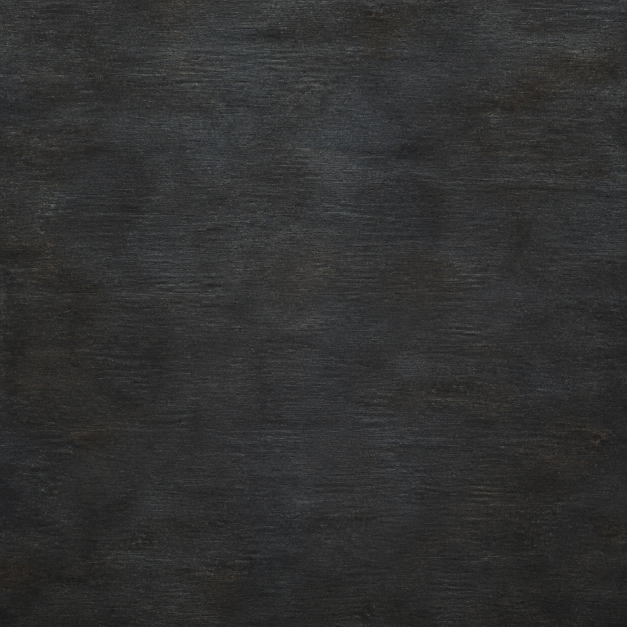
#> input picture tools/assets/source/production_gui/production_surface_source.png, 1254 x 1254 px (shown at 1/2 size); the run also reads 5 pictures not shown here
$ python build_adiscord_production_ui_assets.py
#> lines starting #> are read from the running program, lines starting #| are printed output that depends on the picture
### tools/lib/paths.py
"""Stable repository-path helpers for package modules and root-level facades.

``repository_root`` derives the root from this file's location, so it is
identical when imported as ``tools.lib.paths`` or as ``lib.paths`` by a tool
run directly from the legacy ``tools/`` directory.
"""

from __future__ import annotations

import re
from pathlib import Path


def repository_root() -> Path:
    """Return the A-Discord repository root containing the ``tools`` directory."""
    return Path(__file__).resolve().parents[2]


# [27 lines left out: function source_section, not called in this run]

### tools/builders/build_adiscord_production_ui_assets.py
#!/usr/bin/env python3
"""Build the original A-Discord production-window surface set.

The checked-in source is original project art.  This builder crops that
material and draws the fixed Clausewitz panels, nine-slice borders, factory
slots, and naval row variants deterministically.  Check mode is the default;
use ``--apply`` only after inspecting the planned output.
"""

from __future__ import annotations

import argparse
from io import BytesIO
from pathlib import Path

from PIL import Image, ImageChops, ImageDraw, ImageEnhance, ImageFilter, ImageOps

from tools.lib.paths import repository_root


ROOT = repository_root()
SOURCE = ROOT / "tools/assets/source/production_gui/production_surface_source.png"
SOURCE_DIR = ROOT / "tools/assets/source/production_gui"
FACTORY_GLYPH_SOURCE = SOURCE_DIR / "factory_glyph_source.png"
BUTTON_GLYPH_SOURCES = {
    "infantry_artillery": SOURCE_DIR / "infantry_artillery_glyph_source.png",
    "armour": SOURCE_DIR / "armour_glyph_source.png",
    "aircraft": SOURCE_DIR / "aircraft_glyph_source.png",
    "naval": SOURCE_DIR / "naval_glyph_source.png",
    "repair": SOURCE_DIR / "repair_glyph_source.png",
}
OUTPUT_DIR = ROOT / "gfx/interface/production/ui"

WINDOW_TILE = OUTPUT_DIR / "ADISCORD_production_window_tile.dds"
LINES_TILE = OUTPUT_DIR / "ADISCORD_production_lines_tile.dds"
LINES_OVERLAY = OUTPUT_DIR / "ADISCORD_production_lines_overlay.dds"
TOP_PANEL = OUTPUT_DIR / "ADISCORD_production_top_panel.dds"
MILITARY_ITEM = OUTPUT_DIR / "ADISCORD_production_military_item.dds"
COLLAPSED_ITEM = OUTPUT_DIR / "ADISCORD_production_collapsed_item.dds"
NAVAL_ITEM_STRIP = OUTPUT_DIR / "ADISCORD_production_naval_item_strip.dds"
CONSUMER_ITEM = OUTPUT_DIR / "ADISCORD_production_consumer_item.dds"
EQUIPMENT_CARD = OUTPUT_DIR / "ADISCORD_production_equipment_card.dds"
FACTORY_ICON_STRIP = OUTPUT_DIR / "ADISCORD_production_factory_icon_strip.dds"
FACTORY_HALF_STRIP = OUTPUT_DIR / "ADISCORD_production_factory_half_strip.dds"
FACTORY_SLOT_BG = OUTPUT_DIR / "ADISCORD_production_factory_slot_bg.dds"
ADD_INFANTRY_BUTTON = OUTPUT_DIR / "ADISCORD_production_add_infantry_button.dds"
ADD_ARMOUR_BUTTON = OUTPUT_DIR / "ADISCORD_production_add_armour_button.dds"
ADD_AIRCRAFT_BUTTON = OUTPUT_DIR / "ADISCORD_production_add_aircraft_button.dds"
ADD_NAVAL_BUTTON = OUTPUT_DIR / "ADISCORD_production_add_naval_button.dds"
NAVAL_REPAIR_BUTTON = OUTPUT_DIR / "ADISCORD_production_naval_repair_button.dds"

INK = (3, 5, 6, 255)
DEEP = (8, 11, 12, 255)
RECESS = (11, 15, 16, 255)
EDGE = (50, 58, 60, 255)
EDGE_LIGHT = (92, 101, 99, 255)
BRASS = (114, 88, 45, 255)
BRASS_LIGHT = (158, 124, 62, 255)
OXIDE = (55, 70, 67, 255)
OLIVE = (48, 61, 39, 255)
NAVAL = (42, 61, 70, 255)


def _source_image() -> Image.Image:
    if not SOURCE.is_file():
        raise RuntimeError(
            f"missing production surface source: {SOURCE.relative_to(ROOT)}"
        )
    with Image.open(SOURCE) as source_image:
        source = source_image.convert("RGBA")
    if source.width < 1024 or source.height < 1024:
        raise RuntimeError(
            f"production source must be at least 1024x1024, got {source.size}"
        )
    return source


def _glyph_source(path: Path, max_size: tuple[int, int]) -> Image.Image:
    if not path.is_file():
        raise RuntimeError(f"missing production glyph source: {path.relative_to(ROOT)}")
    with Image.open(path) as source_image:
        source = source_image.convert("RGBA")
    alpha = source.getchannel("A")
    bbox = alpha.getbbox()
    if bbox is None:
        raise RuntimeError(
            f"production glyph source is fully transparent: {path.relative_to(ROOT)}"
        )
    if any(
        alpha.getpixel(point) != 0
        for point in (
            (0, 0),
            (source.width - 1, 0),
            (0, source.height - 1),
            (source.width - 1, source.height - 1),
        )
    ):
        raise RuntimeError(
            f"production glyph source corners must be transparent: {path.relative_to(ROOT)}"
        )
    glyph = source.crop(bbox)
    glyph.thumbnail(max_size, Image.Resampling.LANCZOS)
    return glyph


def _surface(
    size: tuple[int, int],
    centering: tuple[float, float],
    brightness: float,
    contrast: float = 0.90,
) -> Image.Image:
    source = ImageOps.fit(
        _source_image(),
        size,
        method=Image.Resampling.LANCZOS,
        centering=centering,
    )
    source = ImageEnhance.Contrast(source).enhance(contrast)
    source = ImageEnhance.Color(source).enhance(0.58)
    source = ImageEnhance.Brightness(source).enhance(brightness)
    source.putalpha(255)
    return source


def _tinted_surface(
    size: tuple[int, int],
    centering: tuple[float, float],
    brightness: float,
    shadow: tuple[int, int, int],
    highlight: tuple[int, int, int],
) -> Image.Image:
    base = _surface(size, centering, brightness)
    luminance = ImageOps.grayscale(base.convert("RGB"))
    tint = ImageOps.colorize(luminance, black=shadow, white=highlight).convert("RGBA")
    tint.putalpha(255)
    return Image.blend(base, tint, 0.68)


def _rivet(draw: ImageDraw.ImageDraw, x: int, y: int) -> None:
    draw.ellipse((x - 3, y - 3, x + 3, y + 3), fill=INK, outline=EDGE, width=1)
    draw.point((x - 1, y - 1), fill=EDGE_LIGHT)
    draw.point((x + 1, y + 1), fill=(9, 11, 11, 255))


def _outer_frame(
    image: Image.Image, box: tuple[int, int, int, int], width: int = 4
) -> None:
    draw = ImageDraw.Draw(image, "RGBA")
    left, top, right, bottom = box
    draw.rectangle(box, outline=INK, width=width)
    draw.rectangle(
        (left + width, top + width, right - width, bottom - width),
        outline=EDGE,
        width=1,
    )
    draw.line(
        (left + 7, top + 6, right - 7, top + 6), fill=(116, 125, 120, 85), width=1
    )
    draw.line(
        (left + 7, bottom - 6, right - 7, bottom - 6), fill=(99, 72, 35, 145), width=1
    )


def _recess(
    image: Image.Image,
    box: tuple[int, int, int, int],
    tint: tuple[int, int, int, int] = RECESS,
) -> None:
    draw = ImageDraw.Draw(image, "RGBA")
    left, top, right, bottom = box
    draw.rectangle(box, fill=tint, outline=INK, width=2)
    draw.line((left + 2, top + 2, right - 2, top + 2), fill=(0, 0, 0, 185), width=1)
    draw.line((left + 2, bottom - 2, right - 2, bottom - 2), fill=EDGE, width=1)


def _window_tile() -> Image.Image:
    output = _surface((192, 192), (0.43, 0.58), 0.82)
#> in _source_image, source_image is the input picture: PIL image 1254x1254 RGB; mean R, G, B 48.5, 48.7, 48.6
    draw = ImageDraw.Draw(output, "RGBA")
    draw.rectangle((0, 0, 191, 191), outline=INK, width=6)
    draw.rectangle((6, 6, 185, 185), outline=EDGE, width=2)
    draw.rectangle((10, 10, 181, 181), outline=(18, 23, 24, 255), width=3)
    draw.line((12, 12, 179, 12), fill=(122, 133, 128, 72), width=1)
    draw.line((12, 179, 179, 179), fill=(117, 81, 37, 115), width=1)
    for point in ((17, 17), (174, 17), (17, 174), (174, 174)):
        _rivet(draw, *point)
    return output


def _lines_tile() -> Image.Image:
    output = _tinted_surface((192, 192), (0.62, 0.47), 0.72, (5, 8, 9), (45, 55, 55))
    draw = ImageDraw.Draw(output, "RGBA")
    draw.rectangle((0, 0, 191, 191), outline=INK, width=6)
    draw.rectangle((6, 6, 185, 185), outline=(66, 75, 74, 255), width=2)
    draw.rectangle((11, 11, 180, 180), outline=(14, 19, 20, 255), width=2)
    draw.line((13, 13, 178, 13), fill=(122, 130, 123, 70), width=1)
    draw.line((13, 178, 178, 178), fill=(105, 76, 38, 125), width=1)
    for point in ((18, 18), (173, 18), (18, 173), (173, 173)):
        _rivet(draw, *point)
    return output


def _lines_overlay() -> Image.Image:
    output = Image.new("RGBA", (549, 600), (0, 0, 0, 0))
    draw = ImageDraw.Draw(output, "RGBA")
    # Restrained structural rails replace the oversized ornamental machinery.
    for x in (6, 542):
        draw.line((x, 18, x, 581), fill=(8, 11, 12, 205), width=5)
        draw.line(
            (x + (-3 if x > 200 else 3), 22, x + (-3 if x > 200 else 3), 577),
            fill=(76, 84, 81, 120),
            width=1,
        )
    draw.line((18, 8, 531, 8), fill=(7, 10, 11, 210), width=5)
    draw.line((18, 591, 531, 591), fill=(7, 10, 11, 225), width=6)
    draw.line((24, 586, 525, 586), fill=(112, 80, 37, 100), width=1)
    for y in (42, 558):
        for x in (16, 533):
            _rivet(draw, x, y)
    # Small stamped gussets anchor the lower corners without filling the empty list.
    for mirror in (False, True):
        xs = (18, 74, 18) if not mirror else (531, 475, 531)
        draw.polygon(
            ((xs[0], 574), (xs[1], 574), (xs[2], 522)),
            fill=(19, 25, 26, 145),
            outline=(61, 70, 69, 135),
        )
        for offset in (12, 24, 36):
            x1 = 20 + offset if not mirror else 529 - offset
            x2 = 20 if not mirror else 529
            draw.line((x1, 570, x2, 532 + offset), fill=(101, 75, 39, 70), width=1)
    return output


def _cell_grid(
    image: Image.Image,
    box: tuple[int, int, int, int],
    columns: int,
    rows: int,
) -> None:
    left, top, right, bottom = box
    _recess(image, box, (6, 8, 9, 246))
    draw = ImageDraw.Draw(image, "RGBA")
    cell_width = (right - left - 4) / columns
    cell_height = (bottom - top - 4) / rows
    for column in range(1, columns):
        x = round(left + 2 + column * cell_width)
        draw.line((x, top + 2, x, bottom - 2), fill=(66, 57, 45, 220), width=1)
    for row in range(1, rows):
        y = round(top + 2 + row * cell_height)
        draw.line((left + 2, y, right - 2, y), fill=(66, 57, 45, 220), width=1)
    for column in range(columns):
        for row in range(rows):
            x = round(left + 5 + column * cell_width)
            y = round(top + 5 + row * cell_height)
            draw.line((x, y, min(right - 3, x + 8), y), fill=(105, 78, 40, 48), width=1)


def _top_panel() -> Image.Image:
    output = _surface((550, 253), (0.54, 0.48), 0.84)
    _outer_frame(output, (0, 0, 549, 252), 5)
    # Resource totals, industrial modifiers, available factories, add-line buttons, filters.
    bands = (
        (8, 7, 541, 39),
        (8, 43, 541, 76),
        (8, 80, 541, 117),
        (8, 121, 541, 173),
        (8, 177, 541, 250),
    )
    for box in bands:
        _recess(output, box, (10, 14, 15, 235))
    draw = ImageDraw.Draw(output, "RGBA")
    for column in range(1, 7):
        x = 8 + round(column * 533 / 7)
        draw.line((x, 9, x, 37), fill=(54, 62, 62, 175), width=1)
    for column in range(1, 6):
        x = 8 + round(column * 533 / 6)
        draw.line((x, 45, x, 74), fill=(54, 62, 62, 160), width=1)
        draw.line((x, 179, x, 248), fill=(45, 52, 52, 145), width=1)
    draw.line((275, 82, 275, 115), fill=BRASS, width=1)
    draw.line((10, 118, 539, 118), fill=(133, 96, 43, 135), width=1)
    draw.line((10, 209, 539, 209), fill=(52, 59, 58, 155), width=1)
    for point in ((11, 11), (538, 11), (11, 247), (538, 247)):
        _rivet(draw, *point)
    return output


def _item_base(
    accent_shadow: tuple[int, int, int],
    accent_highlight: tuple[int, int, int],
    factory_rows: int = 3,
) -> Image.Image:
    output = _surface((511, 108), (0.48, 0.63), 0.82)
    _outer_frame(output, (0, 0, 510, 107), 3)
    draw = ImageDraw.Draw(output, "RGBA")
    draw.rectangle(
        (4, 5, 506, 30), fill=(14, 18, 19, 225), outline=(57, 65, 64, 255), width=1
    )
    draw.line((6, 29, 504, 29), fill=BRASS, width=1)

    equipment = _tinted_surface(
        (284, 72), (0.27, 0.52), 0.88, accent_shadow, accent_highlight
    )
    output.alpha_composite(equipment, (4, 33))
    draw.rectangle((4, 33, 287, 104), outline=INK, width=2)
    draw.rectangle((7, 36, 284, 101), outline=(65, 75, 70, 255), width=1)
    draw.line((8, 37, 283, 37), fill=(147, 153, 132, 60), width=1)

    draw.rectangle((276, 31, 510, 105), fill=(8, 11, 12, 245), outline=INK, width=2)
    _recess(output, (278, 33, 315, 103), (10, 13, 14, 255))
    if factory_rows == 1:
        grid_box = (317, 44, 461, 66)
    elif factory_rows == 2:
        grid_box = (317, 36, 461, 81)
    else:
        grid_box = (317, 33, 461, 101)
    _cell_grid(output, grid_box, 5, factory_rows)
    _cell_grid(output, (462, 31, 510, 103), 1, 3)
    for point in ((7, 8), (503, 8), (7, 100), (503, 100)):
        _rivet(draw, *point)
    return output


def _military_item() -> Image.Image:
    return _item_base((6, 10, 11), (47, 56, 56), 3)


def _consumer_item() -> Image.Image:
    return _item_base((15, 12, 7), (80, 66, 40), 3)


def _collapsed_item() -> Image.Image:
    output = _surface((512, 60), (0.68, 0.43), 0.79)
    _outer_frame(output, (0, 0, 511, 59), 3)
    draw = ImageDraw.Draw(output, "RGBA")
    draw.rectangle(
        (4, 5, 507, 30), fill=(14, 18, 19, 225), outline=(57, 65, 64, 255), width=1
    )
    draw.line((6, 29, 505, 29), fill=BRASS, width=1)
    draw.rectangle(
        (4, 33, 507, 56), fill=(9, 12, 13, 225), outline=(41, 49, 49, 255), width=1
    )
    for point in ((7, 8), (504, 8), (7, 52), (504, 52)):
        _rivet(draw, *point)
    return output


def _naval_item_strip() -> Image.Image:
    output = Image.new("RGBA", (511 * 3, 108), (0, 0, 0, 0))
    for frame, rows in enumerate((1, 2, 3)):
        item = _item_base((6, 11, 15), (49, 70, 79), rows)
        # A slightly colder accent distinguishes dockyard lines from military lines.
        ImageDraw.Draw(item, "RGBA").line(
            (8, 38, 283, 38), fill=(*NAVAL[:3], 155), width=1
        )
        output.alpha_composite(item, (frame * 511, 0))
    return output


def _equipment_card() -> Image.Image:
    output = _tinted_surface((279, 81), (0.31, 0.56), 0.80, (5, 9, 10), (45, 56, 58))
    draw = ImageDraw.Draw(output, "RGBA")
    draw.rectangle((0, 0, 278, 80), outline=INK, width=3)
    draw.rectangle((3, 3, 275, 77), outline=(65, 75, 74, 255), width=1)
    draw.line((5, 5, 273, 5), fill=(133, 143, 137, 70), width=1)
    draw.line((5, 75, 273, 75), fill=(121, 84, 38, 125), width=1)
    # Subtle drafting marks preserve the technical-card identity without green fill.
    draw.line((28, 15, 28, 65), fill=(91, 107, 108, 36), width=1)
    draw.line((18, 53, 250, 53), fill=(91, 107, 108, 30), width=1)
    draw.arc((15, 18, 75, 78), 190, 312, fill=(111, 125, 123, 34), width=1)
    draw.line((48, 53, 75, 30), fill=(111, 125, 123, 28), width=1)
    for point in ((7, 7), (271, 7), (7, 73), (271, 73)):
        _rivet(draw, *point)
    return output


PIXEL_FONT = {
    "0": ("111", "101", "101", "101", "111"),
    "1": ("010", "110", "010", "010", "111"),
    "5": ("111", "100", "111", "001", "111"),
    "x": ("000", "101", "010", "101", "000"),
}


def _draw_pixel_text(
    draw: ImageDraw.ImageDraw,
    text: str,
    position: tuple[int, int],
    fill: tuple[int, int, int, int],
) -> None:
    x, y = position
    cursor = x
    for character in text:
        pattern = PIXEL_FONT[character]
        for row, pixels in enumerate(pattern):
            for column, pixel in enumerate(pixels):
                if pixel == "1":
                    draw.point((cursor + column, y + row), fill=fill)
        cursor += 4


def _factory_frame(index: int, half: bool) -> Image.Image:
    colours = (
        (188, 147, 68, 255),
        (169, 179, 175, 255),
        (150, 67, 56, 255),
        (72, 79, 78, 235),
        (151, 107, 69, 255),
    )
    glyph = _glyph_source(FACTORY_GLYPH_SOURCE, (20, 16))
    frame = Image.new("RGBA", (22, 18), (0, 0, 0, 0))
    x = (frame.width - glyph.width) // 2
    y = frame.height - glyph.height - 1
    alpha = Image.new("L", frame.size, 0)
    alpha.paste(glyph.getchannel("A"), (x, y))
    if half:
        stripes = Image.new("L", frame.size, 0)
        stripe_draw = ImageDraw.Draw(stripes)
        for offset in range(-18, 40, 6):
            stripe_draw.line((offset, 17, offset + 18, -1), fill=190, width=2)
        alpha = ImageChops.multiply(alpha, stripes)
    outline = alpha.filter(ImageFilter.MaxFilter(3))
    frame.paste((3, 5, 5, 225), (0, 0), outline)
    frame.paste(colours[index % 5], (0, 0), alpha)
    draw = ImageDraw.Draw(frame, "RGBA")
    multiplier = index // 5
    if multiplier:
        label = "x5" if multiplier == 1 else "x10"
        start_x = 12 if multiplier == 1 else 8
        _draw_pixel_text(draw, label, (start_x + 1, 2), (2, 3, 3, 240))
        _draw_pixel_text(draw, label, (start_x, 1), (213, 211, 187, 255))
    return frame


def _factory_strip(half: bool) -> Image.Image:
    output = Image.new("RGBA", (22 * 15, 18), (0, 0, 0, 0))
    for index in range(15):
        output.alpha_composite(_factory_frame(index, half), (index * 22, 0))
    return output


def _factory_slot_bg() -> Image.Image:
    # The line texture now owns the exact 29x23 slot geometry.  Keep only a
    # near-transparent click target here so the old per-slot plate cannot fight it.
    return Image.new("RGBA", (28, 22), (0, 0, 0, 2))


def _button_surface(state: int) -> Image.Image:
    brightness = (0.80, 1.00, 0.61)[state]
    output = _surface((81, 41), (0.34 + state * 0.18, 0.48), brightness)
    if state == 2:
        output = ImageOps.grayscale(output.convert("RGB")).convert("RGBA")
        output.putalpha(255)
    draw = ImageDraw.Draw(output, "RGBA")
    draw.rounded_rectangle((0, 0, 80, 40), radius=2, outline=INK, width=3)
    edge = BRASS_LIGHT if state == 1 else EDGE
    draw.rounded_rectangle((3, 3, 77, 37), radius=1, outline=edge, width=1)
    draw.line((6, 5, 74, 5), fill=(143, 152, 144, 82), width=1)
    draw.line((6, 35, 74, 35), fill=(126, 88, 40, 135), width=1)
    for point in ((6, 6), (74, 6), (6, 34), (74, 34)):
        draw.ellipse(
            (point[0] - 2, point[1] - 2, point[0] + 2, point[1] + 2),
            fill=INK,
            outline=EDGE,
            width=1,
        )
    return output


def _state_glyph(glyph: Image.Image, state: int) -> Image.Image:
    if state == 0:
        return ImageEnhance.Brightness(glyph).enhance(0.88)
    if state == 1:
        return ImageEnhance.Brightness(glyph).enhance(1.15)
    alpha = glyph.getchannel("A").point(lambda value: round(value * 0.52))
    disabled = ImageOps.grayscale(glyph.convert("RGB")).convert("RGBA")
    disabled = ImageEnhance.Brightness(disabled).enhance(0.68)
    disabled.putalpha(alpha)
    return disabled


def _button_frame(key: str, state: int) -> Image.Image:
    frame = _button_surface(state)
    draw = ImageDraw.Draw(frame, "RGBA")
    if key == "repair":
        anchor = _state_glyph(
            _glyph_source(BUTTON_GLYPH_SOURCES["naval"], (28, 29)), state
        )
        wrench = _state_glyph(
            _glyph_source(BUTTON_GLYPH_SOURCES["repair"], (29, 27)), state
        )
        frame.alpha_composite(anchor, (7, (41 - anchor.height) // 2))
        frame.alpha_composite(wrench, (43, (41 - wrench.height) // 2))
    else:
        glyph = _state_glyph(_glyph_source(BUTTON_GLYPH_SOURCES[key], (50, 29)), state)
        frame.alpha_composite(
            glyph, (5 + (50 - glyph.width) // 2, (41 - glyph.height) // 2)
        )
        plus = (193, 151, 67, 255) if state != 2 else (100, 103, 99, 220)
        draw.line((67, 11, 67, 29), fill=(3, 4, 4, 255), width=5)
        draw.line((58, 20, 76, 20), fill=(3, 4, 4, 255), width=5)
        draw.line((67, 11, 67, 29), fill=plus, width=3)
        draw.line((58, 20, 76, 20), fill=plus, width=3)
    if state == 2:
        draw.ellipse((57, 10, 76, 29), outline=(126, 48, 44, 235), width=2)
        draw.line((59, 28, 74, 12), fill=(126, 48, 44, 245), width=2)
    return frame


def _button_strip(key: str) -> Image.Image:
    output = Image.new("RGBA", (81 * 3, 41), (0, 0, 0, 0))
    for state in range(3):
        output.alpha_composite(_button_frame(key, state), (state * 81, 0))
    return output


def _dds_bytes(image: Image.Image) -> bytes:
    stream = BytesIO()
    image.save(stream, format="DDS")
    return stream.getvalue()


def expected_outputs() -> dict[Path, bytes]:
    return {
        WINDOW_TILE: _dds_bytes(_window_tile()),
        LINES_TILE: _dds_bytes(_lines_tile()),
        LINES_OVERLAY: _dds_bytes(_lines_overlay()),
        TOP_PANEL: _dds_bytes(_top_panel()),
        MILITARY_ITEM: _dds_bytes(_military_item()),
        COLLAPSED_ITEM: _dds_bytes(_collapsed_item()),
        NAVAL_ITEM_STRIP: _dds_bytes(_naval_item_strip()),
        CONSUMER_ITEM: _dds_bytes(_consumer_item()),
        EQUIPMENT_CARD: _dds_bytes(_equipment_card()),
        FACTORY_ICON_STRIP: _dds_bytes(_factory_strip(False)),
        FACTORY_HALF_STRIP: _dds_bytes(_factory_strip(True)),
        FACTORY_SLOT_BG: _dds_bytes(_factory_slot_bg()),
        ADD_INFANTRY_BUTTON: _dds_bytes(_button_strip("infantry_artillery")),
        ADD_ARMOUR_BUTTON: _dds_bytes(_button_strip("armour")),
        ADD_AIRCRAFT_BUTTON: _dds_bytes(_button_strip("aircraft")),
        ADD_NAVAL_BUTTON: _dds_bytes(_button_strip("naval")),
        NAVAL_REPAIR_BUTTON: _dds_bytes(_button_strip("repair")),
    }
#> in _dds_bytes (call 2), `image.save(stream, format="DDS")`:
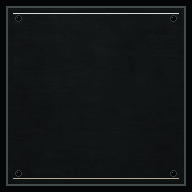
#> image: PIL image 192x192 RGBA; mean R, G, B, A 18.3, 21.2, 21.5, 253.6; transparent parts drawn white
#> in _dds_bytes (call 3), `image.save(stream, format="DDS")`:
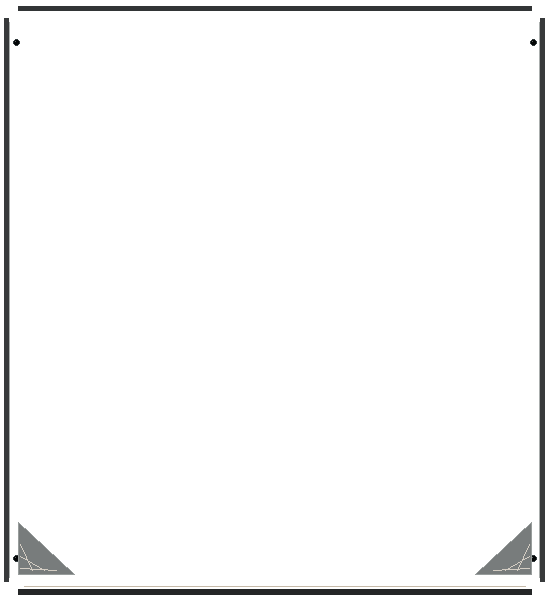
#> image: PIL image 549x600 RGBA; mean R, G, B, A 1, 1.1, 1, 9.2; transparent parts drawn white
#> call 3 of _surface, with size = (550, 253), centering = (0.54, 0.48), brightness = 0.84, contrast = 0.9
#> in _surface (call 3), `source = ImageOps.fit( _source_image(), size, method=Image.Resampling...`:
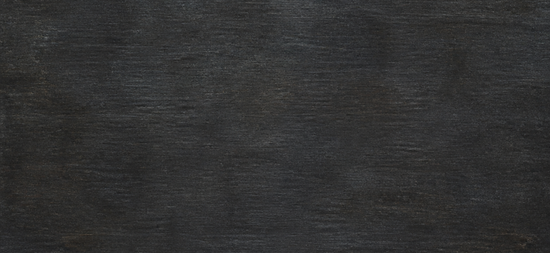
#> source: PIL image 550x253 RGBA; mean R, G, B, A 49.3, 49.4, 49.4, 255
#> after the loop in _top_panel, `for box in bands:`:
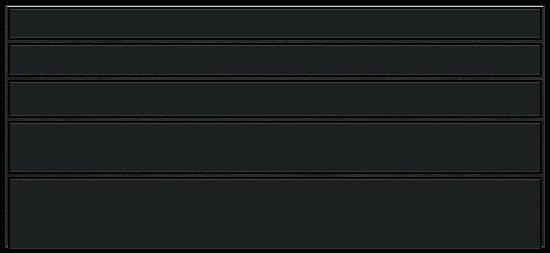
#> output: PIL image 550x253 RGBA; mean R, G, B, A 12, 15.6, 16.5, 237.6; transparent parts drawn white
#> call 2 of _tinted_surface, with size = (284, 72), centering = (0.27, 0.52), brightness = 0.88, shadow = (6, 10, 11), highlight = (47, 56, 56)
#> in _surface (call 5), `source = ImageOps.fit( _source_image(), size, method=Image.Resampling...`:
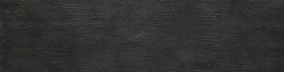
#> source: PIL image 284x72 RGBA; mean R, G, B, A 49.3, 49.2, 49.1, 255
#> in _tinted_surface (call 2), `tint = ImageOps.colorize(luminance, black=shadow, white=highlight).con..`:
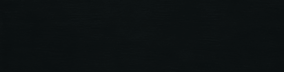
#> tint: PIL image 284x72 RGBA; mean R, G, B, A 12.3, 17.1, 18, 255
#> in _item_base, `output.alpha_composite(equipment, (4, 33))`:
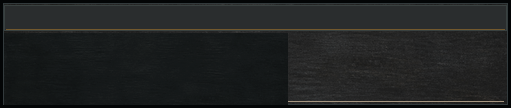
#> output: PIL image 511x108 RGBA; mean R, G, B, A 25.8, 28, 27.9, 248.3; transparent parts drawn white
#> (the rest of the program and of its run is left out)
